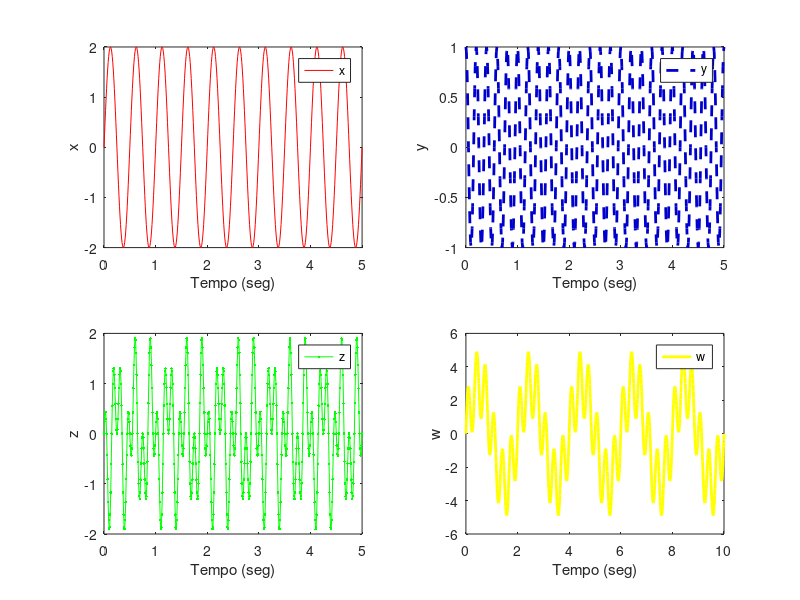
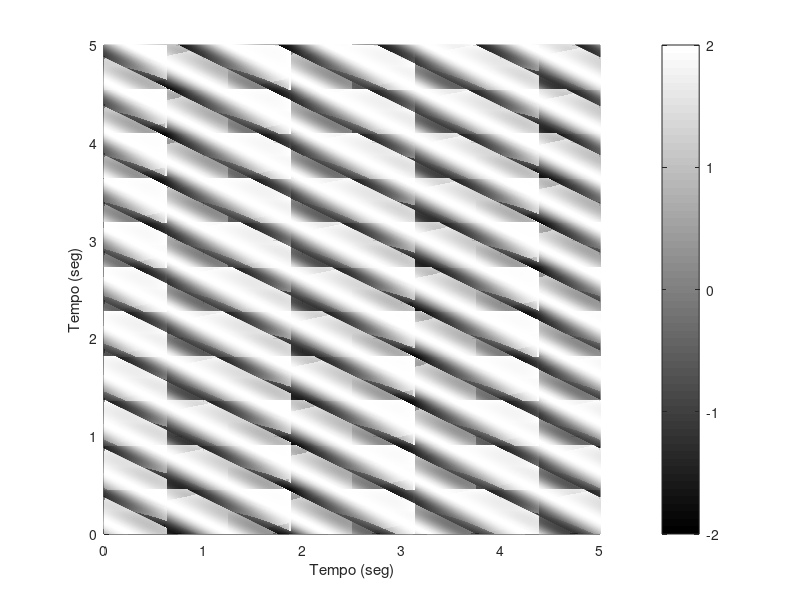

Reproduce these figures in MATLAB, in order.
Ta = 0.01;
t = [0 : Ta : 5]';
x = 2*sin(4*pi*t);
y = cos(10*pi*t);
z = x.*y;

t0 = [0 : Ta : 10]';
w = 3*sin(pi*t0) + 2*sin(6*pi*t0);

t1 = [0 : Ta : 5]';
t2 = [0 : Ta : 5]';
N = length(t1);
q = zeros(N,N);

for n=1:N
    q(:,n) = 2*sin(2*pi*(2*t1+t2(n)));
end

subplot(2,2,1), plot(t,x,'-r')
xlabel('Tempo (seg)');
ylabel('x');
legend('x');
subplot(2,2,2), plot(t,y,'--','LineWidth',2,'color',[0 0 0.8])
xlabel('Tempo (seg)');
ylabel('y');
legend('y');
subplot(2,2,3), plot(t,z,'.-g')
xlabel('Tempo (seg)');
ylabel('z');
legend('z');
subplot(2,2,4), plot(t0,w,'y','LineWidth',2)
xlabel('Tempo (seg)');
ylabel('w');
legend('w');

figure;
mesh(t1,t2,q);
view(2); %vista em 2D
colorbar;
xlabel('Tempo (seg)');
ylabel('Tempo (seg)');
zlabel('q(t_1,t_2)');
%cmap = colormap;
%cor de branco a preto
cmap_gray = [[0 : (1/64) : 1]' [0: (1/64) : 1]' [0: (1/64) : 1]'];
colormap(cmap_gray);